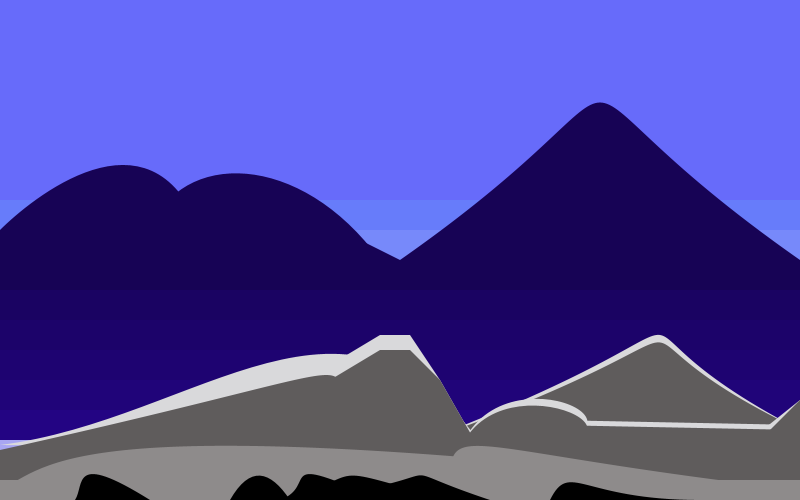
Frame 1 (no input)
Frame 60 (the mouse pressed at the canvas centre just before this capture): identical to frame 1, image omitted
Frame 120 (the mouse held since frame 60 and released just before this capture): identical to frame 1, image omitted

The Processing sketch that drew this single still picture (run headless with seeded random() and noise(); from frame 60 on, the mouse is pressed at the canvas centre):

// Processing sketch: processing_69342
// ── processing_69342.pde

void setup(){
  size(800,500);
  smooth();
  noStroke();
}

void draw(){
  
  beginShape();
  fill(103,107,250);
  vertex(0,0);
  vertex(800,0);
  vertex(800,200);
  vertex(0,200);
  endShape();
  
  //**********************************************
  
  beginShape();
  fill(103,124,250);
  vertex(0,200);
  vertex(800,200);
  vertex(800,230);
  vertex(0,230);
  endShape();
  
  //**********************************************
  beginShape();
  fill(119,137,250);
  vertex(0,230);
  vertex(800,230);
  vertex(800,260);
  vertex(0,260);
  endShape();
  //**********************************************
  fill(23,3,85);
  bezier(0,230,30,200,150,100,200,230);
  bezier(150,230,180,150,300,150,380,260);
  bezier(400,260,700,50,500,50,800,260);
  beginShape();
  fill(54,48,250);
  vertex(0,260);
  vertex(800,260);
  vertex(800,290);
  vertex(0,290);
  endShape();
  
  //*********************************************
  
  beginShape();
  fill(23,3,85);
  vertex(0,230);
  vertex(340,230);
  vertex(400,260);
  vertex(0,260);
  endShape();
  
  //*********************************************
  
  beginShape();
  fill(23,3,85);
  vertex(0,260);
  vertex(800,260);
  vertex(800,290);
  vertex(0,290);
  endShape();
  
  //********************************************
  
  beginShape();
  fill(24,3,90);
  vertex(0,290);
  vertex(800,290);
  vertex(800,320);
  vertex(0,320);
  endShape();
  
  //********************************************
  
  beginShape();
  fill(26,3,98);
  vertex(0,290);
  vertex(800,290);
  vertex(800,320);
  vertex(0,320);
  endShape();
  
  //********************************************
  
  beginShape();
  fill(28,3,106);
  vertex(0,320);
  vertex(800,320);
  vertex(800,350);
  vertex(0,350);
  endShape();
  
  //*********************************************
  
  beginShape();
  fill(30,3,113);
  vertex(0,350);
  vertex(800,350);
  vertex(800,380);
  vertex(0,380);
  endShape();
  
  //*********************************************
  beginShape();
  fill(32,4,121);
  vertex(0,380);
  vertex(800,380);
  vertex(800,410);
  vertex(0,410);
  endShape();
  
  //*******************************************
  
  beginShape();
  fill(35,4,131);
  vertex(0,410);
  vertex(800,410);
  vertex(800,440);
  vertex(0,440);
  endShape();
  
  //******************************************
  
  beginShape();
  fill(168,166,242);
  vertex(0,440);
  vertex(800,440);
  vertex(800,450);
  vertex(0,450);
  endShape();
  
  //******************************************
  
  beginShape();
  fill(142,139,139);
  vertex(0,480);
  vertex(800,480);
  vertex(800,500);
  vertex(0,800);
  endShape();
  
  //*****************************************
  
  beginShape();
     fill(95,92,92);
     vertex(0,450);
     vertex(800,450);
     vertex(800,480);
     vertex(0,480);
  endShape();
  
  //****************************************
  
  fill(217,217,219);
  bezier(400,450,800,300,550,300,800,430);
  fill(95,92,92);
  bezier(400,450,800,310,550,310,800,430);
  
  //*****************************************
  
  fill(217,217,219);
  bezier(0,445,200,420,350,250,485,450);
  bezier(460,450,500,340,700,440,500,450);
  beginShape();
  vertex(330,365);
  vertex(380,335);
  vertex(410,335);
  vertex(440,380);
  vertex(480,450);
  vertex(330,450);
  endShape();
  beginShape();
  vertex(460,445);
  vertex(550,420);
  vertex(800,425);
  vertex(800,450);
  vertex(450,450);
  endShape();
  beginShape();
  vertex(750,440);
  vertex(800,400);
  vertex(800,450);
  vertex(750,450);
  endShape();
  
  //*******************************************
  
  fill(95,92,92);
  bezier(0,450,450,350,300,350,360,450);
  beginShape();
  vertex(330,380);
  vertex(380,350);
  vertex(410,350);
  vertex(440,380);
  vertex(480,450);
  vertex(330,450);
  endShape();
  bezier(460,450,500,350,700,450,500,450);
  beginShape();
  vertex(460,450);
  vertex(550,425);
  vertex(800,430);
  vertex(800,450);
  vertex(450,450);
  endShape();
  beginShape();
  vertex(750,450);
  vertex(800,400);
  vertex(800,450);
  vertex(750,450);
  endShape();
  
  //********************************************
  
  
  fill(142,139,139);
  bezier(0,490,50,465,70,410,700,480);
  bezier(450,490,450,415,450,450,800,490);
  
  //********************************************
  
  fill(0);
  bezier(75,500,85,485,70,450,150,500);
  bezier(230,500,250,465,270,470,290,500);
  bezier(280,500,320,485,270,450,380,500);
  bezier(450,500,320,465,370,470,290,500);
  bezier(300,500,480,475,370,460,490,500);
  bezier(550,500,570,460,580,500,700,500);
  

}
